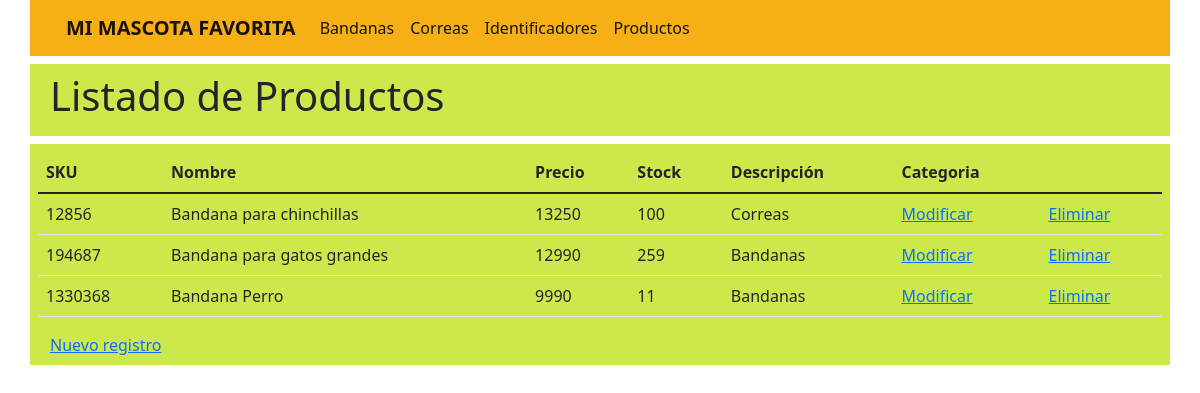
Before: /productos.html with the older database file.
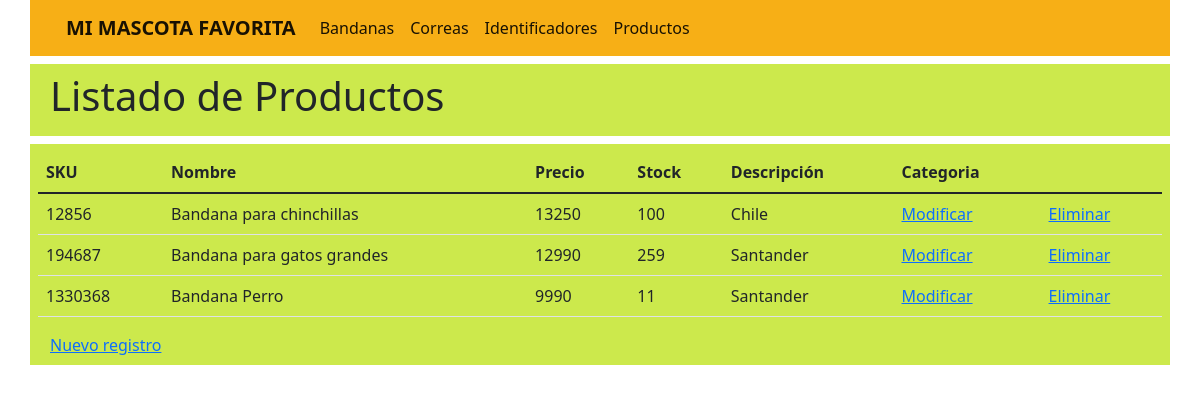
After: the same page with the newer database file.
### core/models.py (models this page shows, shortened)
class Producto(models.Model):
    sku = models.IntegerField(primary_key=True, verbose_name='sku')
    nombre = models.CharField(max_length=40, verbose_name='nombre')
    precio = models.IntegerField(verbose_name='Precio')
    stock = models.IntegerField(verbose_name='Stock')
    descripcion = models.CharField(max_length=100, null=True, blank=True, verbose_name='descripcion')
    categoria = models.ForeignKey(Categoria, on_delete=models.CASCADE)

class Categoria(models.Model):
    idCategoria = models.IntegerField(primary_key=True, verbose_name='Id de categoria')
    nombreCategoria = models.CharField(max_length=50, verbose_name="Nombre categoria")

### core/views.py (the view)
# urls.py: path('productos.html', productos, name="productos"),
def productos(request):
    productos = Producto.objects.all()
    datos = {
        'productos': productos
    }
    return render(request, 'core/productos.html', datos)

### core/templates/core/productos.html (shortened to what this page needs)
<!DOCTYPE html>
<html lang="es">
  <head>
    <link
      href="https://cdn.jsdelivr.net/npm/bootstrap@5.1.3/dist/css/bootstrap.min.css"
      rel="stylesheet"
    />
  </head>
  <div
    class="container-lg adornartexto"
    style="background-color: rgba(247, 172, 11, 0.952)"
  >
    <div class="row">
      <nav class="navbar navbar-expand-lg navbar-light">
        <div class="container-lg">
          <a class="navbar-brand" href="index.html"
            ><b>MI MASCOTA FAVORITA</b></a
          >
          <div class="collapse navbar-collapse" id="navbarSupportedContent">
            <ul class="navbar-nav me-auto mb-2 mb-lg-0">
              <li class="nav-item">
                <a
                  class="nav-link active"
                  aria-current="page"
                  href="bandanas.html"
                  >Bandanas</a>
              </li>
              <li class="nav-item">
                <a
                  class="nav-link active"
                  aria-current="page"
                  href="correas.html"
                  >Correas</a>
              </li>
              <li class="nav-item">
                <a
                  class="nav-link active"
                  aria-current="page"
                  href="identificadores.html"
                  >Identificadores</a>
              </li>
              <li class="nav-item">
                <a
                  class="nav-link active"
                  aria-current="page"
                  href="productos.html"
                  >Productos</a>
              </li>
            </ul>
          </div>
        </div>
      </nav>
    </div>
  </div>
  <div class="container-lg" style="background-color: rgba(191, 228, 29, 0.788)">
    <div class="row align-items-center mt-2 p-2">
        <h1>Listado de Productos</h1>
    </div>
  </div>
  <body>
    <div class="container-lg" style="background-color: rgba(191, 228, 29, 0.788)">
        <div class="row align-items-center mt-2 p-2">
            <table class="table">
              <thead>
                <tr>
                  <th scope="col">SKU</th>
                  <th scope="col">Nombre</th>
                  <th scope="col">Precio</th>
                  <th scope="col">Stock</th>
                  <th scope="col">Descripción</th>
                  <th scope="col">Categoria</th>
                </tr>
              </thead>
                <tbody>
                  {% for prod in productos %}
                  <tr>
                    <td>{{prod.sku}}</td>
                    <td>{{prod.nombre}}</td>
                    <td>{{prod.precio}}</td>
                    <td>{{prod.stock}}</td>
                    <td>{{prod.categoria.nombreCategoria}}</td>
                    <td><a href="{% url 'form_mod_producto' prod.sku %}">Modificar</a></td>
                    <td><a href="{% url 'form_del_producto' prod.sku %}">Eliminar</a></td>
                  </tr>
                  {% endfor %}
                </tbody>
            </table>
            <a href="{% url 'form_producto' %}">Nuevo registro</a>
        </div>
    </div>
  </body>
</html>

Changed rows visible on the page:
changed through a linked row, Producto "Bandana para chinchillas": categoria.nombreCategoria "Correas" → "Chile"
changed through a linked row, Producto "Bandana para gatos grandes": categoria.nombreCategoria "Bandanas" → "Santander"
changed through a linked row, Producto "Bandana Perro": categoria.nombreCategoria "Bandanas" → "Santander"
